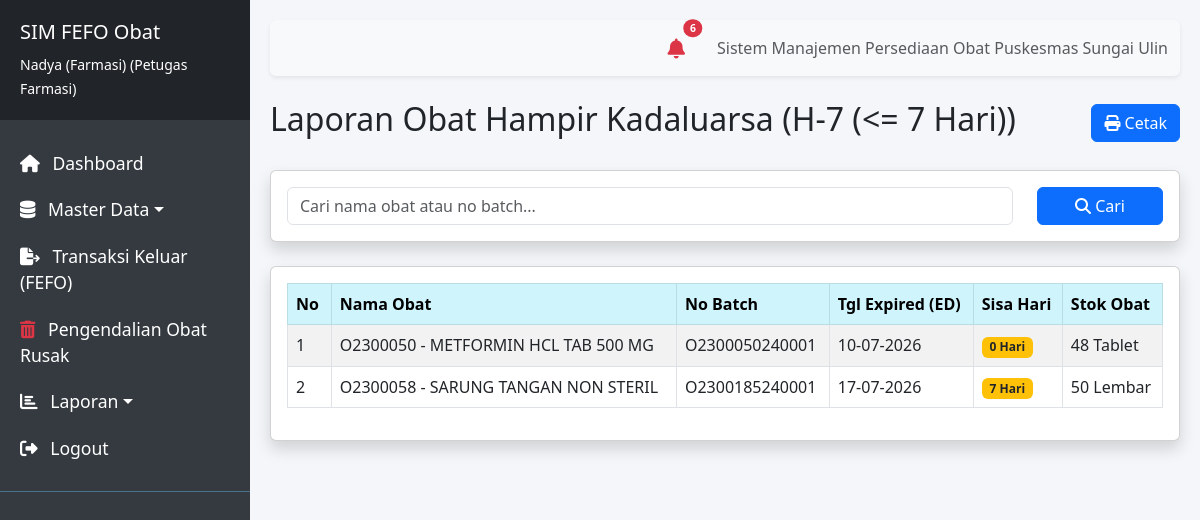
The page /modules/laporan/hampir_ed.php?range=7 (signed in) on the database its author committed.
### tables this page shows
CREATE TABLE `batch_obat` (
  `id` int NOT NULL,
  `obat_id` int NOT NULL,
  `no_batch` varchar(50) NOT NULL,
  `tgl_kadaluarsa` date NOT NULL,
  `stok` int NOT NULL DEFAULT '0',
  `created_at` timestamp NULL DEFAULT CURRENT_TIMESTAMP
);

CREATE TABLE `obat` (
  `id` int NOT NULL,
  `kode_obat` varchar(20) NOT NULL,
  `nama_obat` varchar(100) NOT NULL,
  `kategori_id` int DEFAULT NULL,
  `satuan_id` int DEFAULT NULL,
  `min_stok` int DEFAULT '0',
  `created_at` timestamp NULL DEFAULT CURRENT_TIMESTAMP
);

CREATE TABLE `satuan` (
  `id` int NOT NULL,
  `nama_satuan` varchar(50) NOT NULL
);

### modules/laporan/hampir_ed.php (the view, shortened to what this page needs)
<?php
require_once '../../config/database.php';
require_once '../../layouts/header.php';
require_once '../../layouts/sidebar.php';
$range = isset($_GET['range']) ? (int)$_GET['range'] : 90;
if ($range == 7) {
    $where_date = "BETWEEN CURDATE() AND DATE_ADD(CURDATE(), INTERVAL 7 DAY)";
    $title_range = "H-7 (<= 7 Hari)";
} elseif ($range == 30) {
    $where_date = "BETWEEN DATE_ADD(CURDATE(), INTERVAL 8 DAY) AND DATE_ADD(CURDATE(), INTERVAL 30 DAY)";
    $title_range = "H-30 (8 - 30 Hari)";
} elseif ($range == 90) {
    $where_date = "BETWEEN DATE_ADD(CURDATE(), INTERVAL 31 DAY) AND DATE_ADD(CURDATE(), INTERVAL 90 DAY)";
    $title_range = "H-90 (31 - 90 Hari)";
} else {
    $where_date = "BETWEEN CURDATE() AND DATE_ADD(CURDATE(), INTERVAL 90 DAY)";
    $title_range = "<= 90 Hari";
}
$limit = 10;
$page = isset($_GET['page']) ? (int)$_GET['page'] : 1;
$offset = ($page - 1) * $limit;
$search = isset($_GET['search']) ? mysqli_real_escape_string($conn, $_GET['search']) : '';
$where = "WHERE b.stok > 0 AND b.tgl_kadaluarsa $where_date";
$query = "SELECT b.*, o.kode_obat, o.nama_obat, s.nama_satuan, DATEDIFF(b.tgl_kadaluarsa, CURDATE()) as sisa_hari
          FROM batch_obat b
          JOIN obat o ON b.obat_id = o.id
          LEFT JOIN satuan s ON o.satuan_id = s.id
          $where
          ORDER BY b.tgl_kadaluarsa ASC LIMIT $limit OFFSET $offset";
$ed = mysqli_query($conn, $query);
?>
<div class="d-flex justify-content-between align-items-center mb-4">
    <h2>Laporan Obat Hampir Kadaluarsa (<?= $title_range; ?>)</h2>
    <button onclick="window.print()" class="btn btn-primary no-print"><i class="fas fa-print"></i> Cetak</button>
</div>
<div class="card shadow mb-4 no-print">
    <div class="card-body">
        <form method="GET" class="row">
            <div class="col-md-10 mb-2 mb-md-0">
                <input type="text" name="search" class="form-control" placeholder="Cari nama obat atau no batch..." value="<?= htmlspecialchars($search) ?>">
            </div>
            <div class="col-md-2">
                <button type="submit" class="btn btn-primary w-100"><i class="fas fa-search"></i> Cari</button>
            </div>
        </form>
    </div>
</div>
<div class="card shadow">
    <div class="card-body">
        <table class="table table-bordered table-striped">
            <thead class="table-info">
                <tr>
                    <th width="5%">No</th>
                    <th>Nama Obat</th>
                    <th>No Batch</th>
                    <th>Tgl Expired (ED)</th>
                    <th>Sisa Hari</th>
                    <th>Stok Obat</th>
                </tr>
            </thead>
            <tbody>
                <?php $no = $offset + 1; while ($row = mysqli_fetch_assoc($ed)): ?>
                <tr>
                    <td><?= $no++; ?></td>
                    <td><?= $row['kode_obat'] . ' - ' . $row['nama_obat']; ?></td>
                    <td><?= $row['no_batch']; ?></td>
                    <td><?= date('d-m-Y', strtotime($row['tgl_kadaluarsa'])); ?></td>
                    <td><span class="badge bg-warning text-dark"><?= $row['sisa_hari']; ?> Hari</span></td>
                    <td><?= $row['stok'] . ' ' . $row['nama_satuan']; ?></td>
                </tr>
                <?php endwhile; ?>
            </tbody>
        </table>
    </div>
</div>
<?php require_once '../../layouts/footer.php'; ?>

### layouts/header.php (style rules this page uses)
body { font-family: 'Segoe UI', Tahoma, Geneva, Verdana, sans-serif; background-color: #f4f6f9; }

### rows shown on the page
batch_obat: obat.kode_obat "O2300050", obat.nama_obat "METFORMIN HCL TAB 500 MG", no_batch "O2300050240001", tgl_kadaluarsa "10-07-2026", sisa_hari "0", stok "48", satuan.nama_satuan "Tablet"
batch_obat: obat.kode_obat "O2300058", obat.nama_obat "SARUNG TANGAN NON STERIL", no_batch "O2300185240001", tgl_kadaluarsa "17-07-2026", sisa_hari "7", stok "50", satuan.nama_satuan "Lembar"

### other values the page prints
$_SESSION['nama_lengkap'] "Nadya (Farmasi)"
$_SESSION['role'] "Petugas Farmasi"
$total_notif "6"
$title_range "H-7 (<= 7 Hari)"
